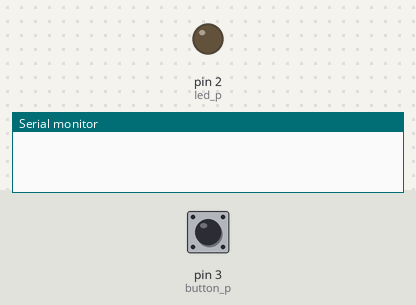
Bench run of a sketch on a simulated Arduino Uno, built with avr-gcc and run on an emulated ATmega328P. Shown: output pins drawn as LEDs (lit = HIGH), the last lines printed to the serial monitor. Inputs (shaded band) come from the test bench; at power-on: pin 3 (button_p) HIGH.

Above: at 1.2 s.
1.3 s: pin 3 (button_p) pulled LOW for 0.15 s
At 2.1 s:
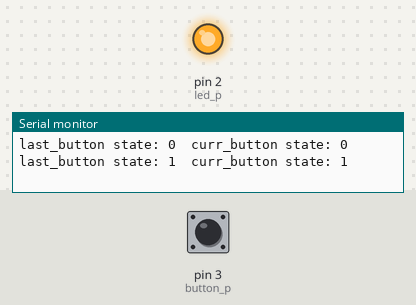
2.9 s: pin 3 (button_p) pulled LOW for 1 s
At 3.3 s:
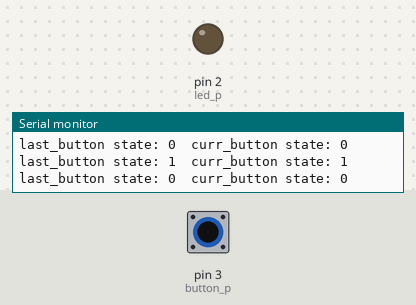
5.4 s: pin 3 (button_p) pulled LOW for 3.2 s
At 6.4 s:
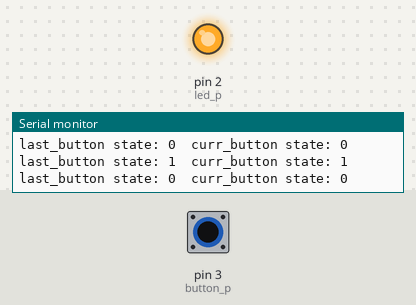
Timing chart, 0 to 8.4 s (numbered marks = the images above; inputs shaded):
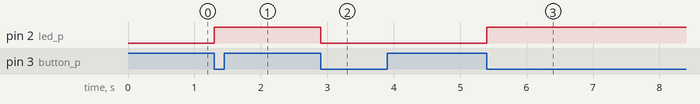

The sketch:

03_debounce_with_millis.ino
```cpp
const char led_p = 2;
const char button_p = 3;

unsigned int toggle_state;
unsigned int last_button_state;
unsigned int button_state;
long unsigned int last_pressed;
const long unsigned int debounce_t = 200;

void stat()
{
    Serial.print("last_button state: ");
    Serial.print(last_button_state, DEC);
    Serial.print("\t");
    Serial.print("curr_button state: ");
    Serial.print(button_state, DEC);
    Serial.print("\n");
}

void setup() {
    toggle_state        = 0;
    last_button_state   = 0;
    last_pressed        = millis();

    pinMode(led_p, OUTPUT);
    pinMode(button_p, INPUT_PULLUP);

    Serial.begin(9600);
}

void loop() {
    if ((millis() - last_pressed) > debounce_t) // time between pressings. easy to say, function loop if specific time passed.
    {
        button_state        = digitalRead(button_p);

        if (!button_state == last_button_state)
            return 0;

        last_pressed        = millis();
        if (!button_state && !last_button_state) // pullup so, pressed -> 0, !0 is 1. means pressed.
        {
            toggle_state    = !toggle_state; // if not initialized its 0 in arduino architechture.
            digitalWrite(led_p, toggle_state);
        }
        /*
        if (button_state && !last_button_state) // press in
            digitalWrite(led_p, toggle_state);
        */
        stat();
        last_button_state   = !last_button_state;
    }
}
```

Measured:
- after the input at 1.3 s, pin 2 (led_p): LOW → HIGH at once
- after the input at 2.9 s, pin 2 (led_p): HIGH → LOW at once
- after the input at 5.4 s, pin 2 (led_p): LOW → HIGH at once
